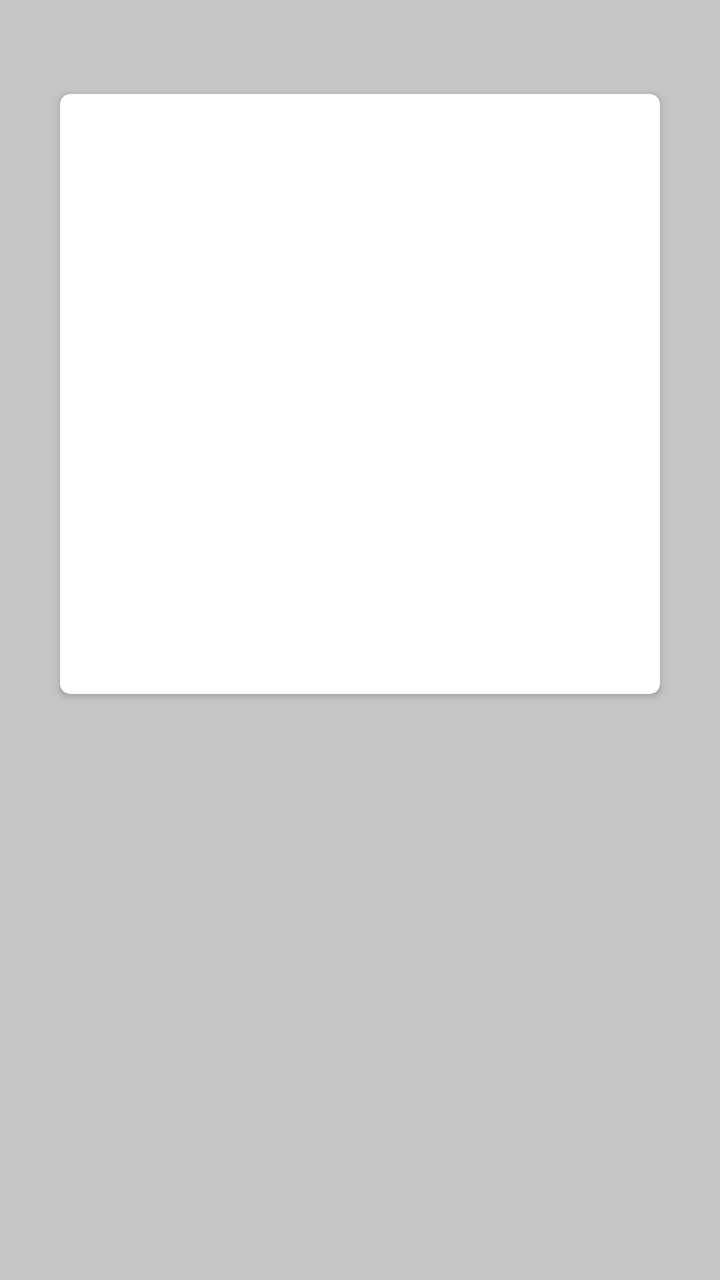
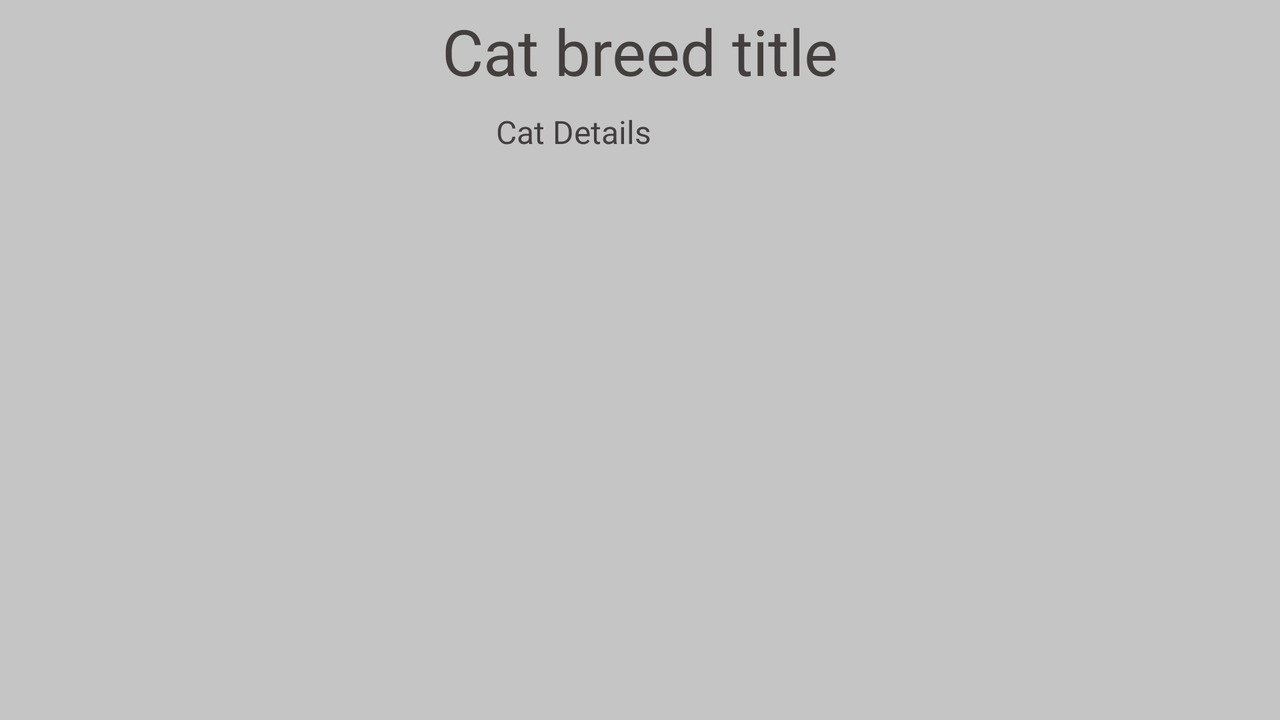

An Android layout and its configuration variant, each rendered on a device that would load it. The default file and the variant file are quoted in full after the pictures.
<!-- AndroidManifest.xml: application theme Theme.PhonesApp1212 -->
<!-- res/layout/activity_cat_detail.xml -->
<?xml version="1.0" encoding="utf-8"?>
<androidx.constraintlayout.widget.ConstraintLayout xmlns:android="http://schemas.android.com/apk/res/android"
    xmlns:app="http://schemas.android.com/apk/res-auto"
    xmlns:tools="http://schemas.android.com/tools"
    android:layout_width="match_parent"
    android:layout_height="match_parent"
    android:background="@color/recycler_background"
    tools:context=".presentation.view.CatDetailActivity">


    <androidx.appcompat.widget.LinearLayoutCompat
        android:id="@+id/linearLayoutCompat2"
        android:layout_width="match_parent"
        android:layout_height="wrap_content"
        android:gravity="center"
        android:orientation="vertical"
        android:padding="4dp"
        app:layout_constraintEnd_toEndOf="parent"
        app:layout_constraintStart_toStartOf="parent"
        app:layout_constraintTop_toTopOf="parent">

        <TextView
            android:id="@+id/catBreedDetailsTitle"
            android:layout_width="wrap_content"
            android:layout_height="wrap_content"
            android:textColor="@color/text_color"
            android:textSize="32sp"
            app:layout_constraintEnd_toEndOf="parent"
            app:layout_constraintStart_toStartOf="parent"
            app:layout_constraintTop_toTopOf="parent" />

        <androidx.cardview.widget.CardView
            android:background="@color/cardview_background"
            android:layout_width="300dp"
            android:layout_height="300dp"
            app:cardCornerRadius="5dp">

            <androidx.viewpager2.widget.ViewPager2
                android:id="@+id/viewPager2"
                android:layout_width="wrap_content"
                android:layout_height="wrap_content" />

        </androidx.cardview.widget.CardView>


        <TextView
            android:id="@+id/catDetailsTV"
            android:layout_width="360dp"
            android:layout_height="match_parent"
            android:scrollbars="vertical"
            android:shadowColor="@color/cardview_background"
            android:textColor="@color/text_color"
            android:textSize="16sp"
            app:layout_constraintEnd_toEndOf="parent"
            app:layout_constraintStart_toStartOf="parent"
            app:layout_constraintTop_toBottomOf="@+id/catBreedDetailsImage" />


    </androidx.appcompat.widget.LinearLayoutCompat>
</androidx.constraintlayout.widget.ConstraintLayout>
<!-- resources referenced by this layout -->
<resources>
  <color name="cardview_background">#FFD6D6D6</color>
  <color name="recycler_background">#C5C5C5</color>
  <color name="text_color">#433F3F</color>
  <style name="Theme.PhonesApp1212" parent="Theme.MaterialComponents.DayNight.DarkActionBar">
          
          <item name="colorPrimary">@color/recycler_background</item>
          <item name="colorPrimaryVariant">@color/recycler_background</item>
          <item name="colorOnPrimary">@color/white</item>
          
          <item name="colorSecondary">@color/teal_200</item>
          <item name="colorSecondaryVariant">@color/teal_700</item>
          <item name="colorOnSecondary">@color/purple_200</item>
          
          <item name="android:statusBarColor">@color/recycler_background</item>
          <item name="windowActionBar">true</item>
          <item name="windowNoTitle">false</item>
          
  
      </style>
  <color name="white">#FFFFFFFF</color>
  <color name="teal_200">#FF03DAC5</color>
  <color name="teal_700">#FF018786</color>
  <color name="purple_200">#FFBB86FC</color>
</resources>
<!-- res/layout-land/activity_cat_detail.xml (the repository's variant of the layout above) -->
<!-- drawn on the phone turned sideways -->
<?xml version="1.0" encoding="utf-8"?>
<androidx.constraintlayout.widget.ConstraintLayout xmlns:android="http://schemas.android.com/apk/res/android"
    xmlns:app="http://schemas.android.com/apk/res-auto"
    xmlns:tools="http://schemas.android.com/tools"
    android:layout_width="match_parent"
    android:layout_height="match_parent"
    android:background="@color/recycler_background"
    tools:context=".presentation.view.CatDetailActivity">

    <TextView
        android:id="@+id/catBreedDetailsTitle"
        android:layout_width="wrap_content"
        android:layout_height="wrap_content"
        android:layout_marginTop="4dp"
        android:text="@string/cat_breed_title"
        android:textColor="@color/text_color"
        android:textSize="32sp"
        app:layout_constraintEnd_toEndOf="parent"
        app:layout_constraintStart_toStartOf="parent"
        app:layout_constraintTop_toTopOf="parent" />


    <androidx.appcompat.widget.LinearLayoutCompat
        android:id="@+id/linearLayoutCompat"
        android:layout_width="match_parent"
        android:layout_height="0dp"
        android:padding="4dp"
        app:layout_constraintBottom_toBottomOf="parent"
        app:layout_constraintEnd_toEndOf="parent"
        app:layout_constraintStart_toStartOf="parent"
        app:layout_constraintTop_toBottomOf="@+id/catBreedDetailsTitle">

        <androidx.viewpager2.widget.ViewPager2
            android:id="@+id/viewPager2"
            android:layout_width="240dp"
            android:layout_height="240dp"
            app:layout_constraintBottom_toBottomOf="parent"
            app:layout_constraintEnd_toEndOf="parent"
            app:layout_constraintTop_toBottomOf="@+id/linearLayoutCompat" />

        <TextView
            android:id="@+id/catDetailsTV"
            android:layout_width="wrap_content"
            android:layout_height="wrap_content"
            android:layout_margin="4dp"
            android:scrollbars="vertical"
            android:text="@string/cat_details"
            android:textColor="@color/text_color"
            android:textSize="16sp"
            app:layout_constraintBottom_toBottomOf="parent"
            app:layout_constraintEnd_toEndOf="parent"
            app:layout_constraintStart_toEndOf="@+id/catBreedDetailsImage"
            app:layout_constraintTop_toTopOf="@+id/catBreedDetailsImage"
            app:layout_constraintVertical_bias="0.0" />
    </androidx.appcompat.widget.LinearLayoutCompat>


</androidx.constraintlayout.widget.ConstraintLayout>
<!-- resources referenced by the variant -->
<!-- as the phone turned sideways resolves them -->
<resources>
  <color name="recycler_background">#C5C5C5</color>
  <color name="text_color">#433F3F</color>
  <string name="cat_breed_title">Cat breed title</string>
  <string name="cat_details">Cat Details</string>
  <style name="Theme.PhonesApp1212" parent="Theme.MaterialComponents.DayNight.DarkActionBar">
          
          <item name="colorPrimary">@color/recycler_background</item>
          <item name="colorPrimaryVariant">@color/recycler_background</item>
          <item name="colorOnPrimary">@color/white</item>
          
          <item name="colorSecondary">@color/teal_200</item>
          <item name="colorSecondaryVariant">@color/teal_700</item>
          <item name="colorOnSecondary">@color/purple_200</item>
          
          <item name="android:statusBarColor">@color/recycler_background</item>
          <item name="windowActionBar">true</item>
          <item name="windowNoTitle">false</item>
          
  
      </style>
  <color name="white">#FFFFFFFF</color>
  <color name="teal_200">#FF03DAC5</color>
  <color name="teal_700">#FF018786</color>
  <color name="purple_200">#FFBB86FC</color>
</resources>
